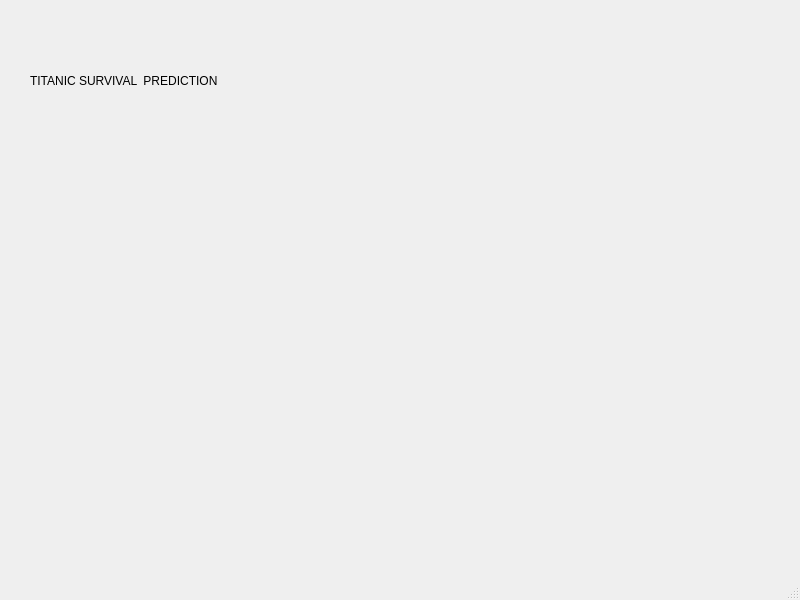
<?xml version="1.0" encoding="UTF-8"?>
<ui version="4.0">
 <class>MainWindow</class>
 <widget class="QMainWindow" name="MainWindow">
  <property name="geometry">
   <rect>
    <x>0</x>
    <y>0</y>
    <width>800</width>
    <height>600</height>
   </rect>
  </property>
  <property name="windowTitle">
   <string>MainWindow</string>
  </property>
  <widget class="QWidget" name="centralwidget">
   <widget class="QLabel" name="label">
    <property name="geometry">
     <rect>
      <x>-10</x>
      <y>-10</y>
      <width>800</width>
      <height>600</height>
     </rect>
    </property>
    <property name="text">
     <string/>
    </property>
    <property name="pixmap">
     <pixmap>../projects/5. meme generator/black.jpg</pixmap>
    </property>
   </widget>
   <widget class="QLabel" name="label_2">
    <property name="geometry">
     <rect>
      <x>30</x>
      <y>10</y>
      <width>531</width>
      <height>141</height>
     </rect>
    </property>
    <property name="text">
     <string>TITANIC SURVIVAL  PREDICTION</string>
    </property>
   </widget>
  </widget>
  <widget class="QMenuBar" name="menubar">
   <property name="geometry">
    <rect>
     <x>0</x>
     <y>0</y>
     <width>800</width>
     <height>21</height>
    </rect>
   </property>
  </widget>
  <widget class="QStatusBar" name="statusbar"/>
 </widget>
 <resources/>
 <connections/>
</ui>
